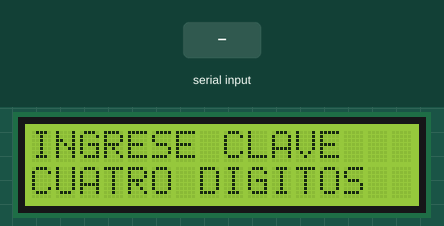
The sketch below on a simulated Arduino Uno, built with avr-gcc and run on an emulated ATmega328P. Shown: 16×2 character LCD. The test bench sets the inputs (shaded band).

Above: at 1.2 s.
1.3 s: "1" received over Serial
At 2.1 s:
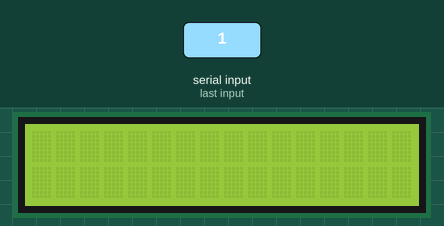
4.3 s: "0" received over Serial
At 8.16 s:
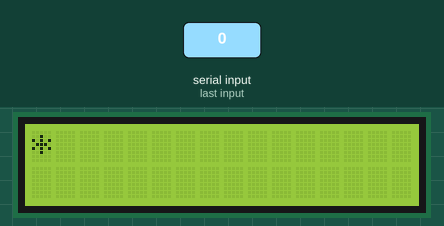
10.3 s: "2" received over Serial
At 14.17 s:
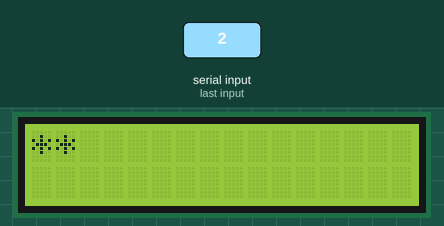
Timing chart, 0 to 15.7 s (numbered marks = the images above; inputs shaded):
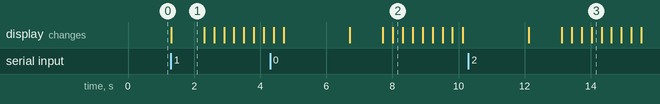

Measured:
- after the input at 1.3 s, the display: changes at once (image 1)
- after the input at 4.3 s, the display: first differs from a run without the input after 2.4 s (image 2 shows a later state)
- after the input at 10.3 s, the display: first changes after 1.8 s (image 3 shows a later state)
- what the display in image 1 shows lasts 1.0 s, from 1.3 s to 2.3 s

The sketch:

sketch_nov12a.ino
```cpp
#include <LiquidCrystal.h>  // libreria para lcd de arduino
LiquidCrystal lcd(9,8,7,6,5,4); // puertos digitales que voi a utlizar del arduino
char vector2 []={'A','L','9','6'}; // creacion de un vector que va a representar mi contraseña
String dat; // variable tipo string para almacenamiento de la informacion ingresda
int tamano; // variable para el tamaño de la cadena ingresada
int cont=0; // contador
int i=0; // variable
int j=0; // variable

void setup() {
lcd.begin(16,2); // especifico al arduino el tipo de lcd q se va a utilizar
Serial.begin(9600); // inicializo la comuninicacion serial
lcd.clear(); // limpio la pantalla
lcd.setCursor(0,0); // me ubico en la primera posicion del la pantalla
lcd.print("INGRESE CLAVE"); // imprimo un mjs en la lcd
lcd.setCursor(0,1); // me ubico en la segunda fila de la pantalla para imprimir un mjs
lcd.print("CUATRO DIGITOS"); // inprimo un mjs  para dar informacion al usuario
}


void loop() {
if(Serial.available()>0) // sentencia para saber si el usuario escribe algo en el virtual terminal
 {
 lcd.clear(); // limpio la pantalla
 dat=Serial.readString(); // leo y asigo la contraseña ingresada
 tamano=dat.length(); // le asigno a tamano el tamaño de la cadena de la contraseña ingresada
 char vector[5]; // creo un vector de tamaño cinco en donde se almacenara la contraseña ingresada por el usuario
 dat.toCharArray (vector,5); // convierto  a char el vector
 while(i<4) // ciclo para comparar las posiciones del vector creado al principio con el vector almacenado con la contraeña ingresada
 {
  if(vector[i]==vector2[i]) // sentencia para comparar cada posicion
  {
   lcd.setCursor(i,0); // me ubico en una posicion especifica de la lcd
   lcd.print(vector[i]); // imprimo la posicion del vector
   delay(300); // tiempo para visualizar la informacion
   lcd.setCursor(i,0); // ubico el cursor en la misma posicion anterior
   lcd.print('*'); // imprimo un caracter
   delay(300); // tiempo de espeera
   i=i+1; // aumento la varible para imprimir la siguiente posicion del vector
   j=j+1; // variable para comparar si la contarseña ingresada es correcta o incorrecta
  }
  if(vector[i]!=vector2[i])  // comparo cada posicion de los dos vectores si son deferentes
  {
   lcd.setCursor(i,0); // me ubico en una posicion de la lcd
   lcd.print(vector[i]); // imprimo la posicion del vector
   delay(300); // tiempo de espera
   lcd.setCursor(i,0); // me ubico en la misma posicion del vector anterior
   lcd.print('*'); // imprimo un caaracter
   delay(300); // tiempo de espera
   i=i+1; // aumento de variable
  }
 }
 if(j==4) // reviso el valor de esta variable para concluir que la contarseña es correcta
 {
  lcd.clear(); // limpio la lcd
  lcd.setCursor(0,0); // me ubico en una posicion especifica
  lcd.print("CONTRASENA"); // imprimo un mesaje
  lcd.setCursor(0,1); // me ubico en la segunda fila de la lcd
  lcd.print("CORRECTA"); // imprimo un mjs
  delay(2000); // tiempo para q se visualice el mjs
 }
 if(j!=4) // reviso el valor de esta variable para concluir que  la contarseña es  incorrecta
 {
  lcd.clear(); // limpio la lcd
  lcd.setCursor(0,0); // me ubico en una posicion especifica
  lcd.print("CONTRASENA"); // imprimo un mesaje
  lcd.setCursor(0,1); // me ubico en la segunda fila de la lcd
  lcd.print("INCORRECTA");  // imprimo un mesaje
  delay(2000); // tiempo para q se visualice el mjs
 }
 }
 i=0; // vuelvo a cero esta variable
 j=0;// vuelvo a cero esta variable
 }
```
